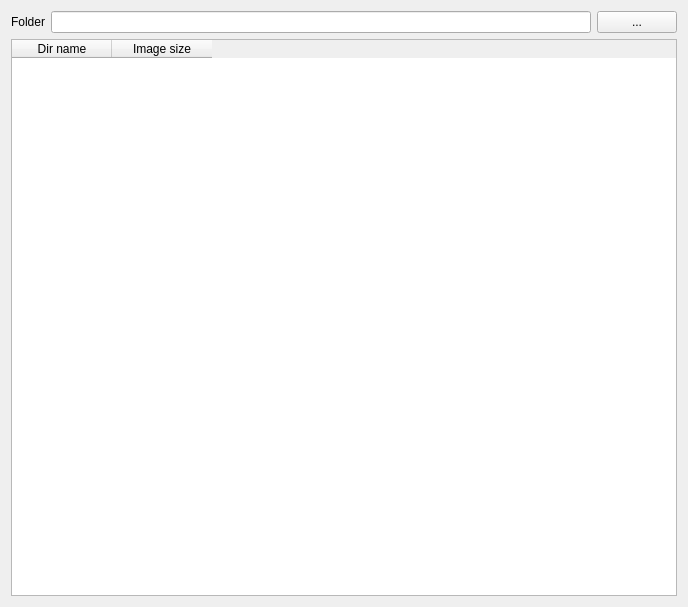
<?xml version="1.0" encoding="UTF-8"?>
<ui version="4.0">
 <class>show_folders_details</class>
 <widget class="QWidget" name="show_folders_details">
  <property name="geometry">
   <rect>
    <x>0</x>
    <y>0</y>
    <width>688</width>
    <height>607</height>
   </rect>
  </property>
  <property name="windowTitle">
   <string>Form</string>
  </property>
  <layout class="QVBoxLayout" name="verticalLayout">
   <item>
    <layout class="QHBoxLayout" name="horizontalLayout">
     <item>
      <widget class="QLabel" name="label">
       <property name="text">
        <string>Folder</string>
       </property>
      </widget>
     </item>
     <item>
      <widget class="QLineEdit" name="lineEditFolder"/>
     </item>
     <item>
      <widget class="QPushButton" name="pushButtonOk">
       <property name="text">
        <string>...</string>
       </property>
      </widget>
     </item>
    </layout>
   </item>
   <item>
    <widget class="QTableWidget" name="tableWidget">
     <column>
      <property name="text">
       <string>Dir name</string>
      </property>
     </column>
     <column>
      <property name="text">
       <string>Image size</string>
      </property>
     </column>
    </widget>
   </item>
  </layout>
 </widget>
 <resources/>
 <connections/>
</ui>
